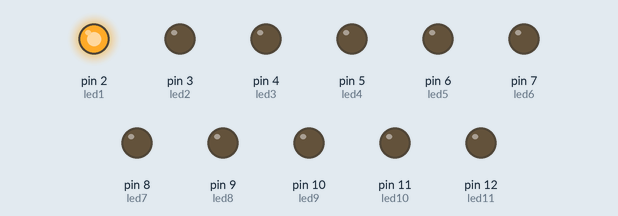
This sketch was run on a simulated Arduino Uno, built with avr-gcc and run on an emulated ATmega328P. Shown: output pins drawn as LEDs (lit = HIGH).

Above: at 0.15 s.
At 1.05 s:
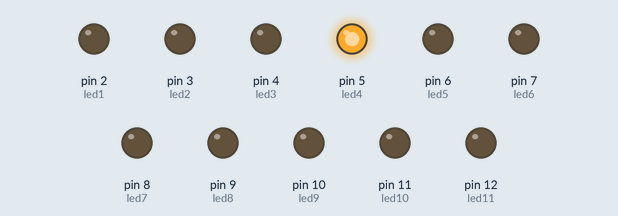
At 1.95 s:
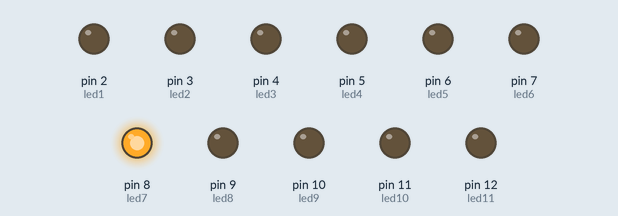
At 3.3 s:
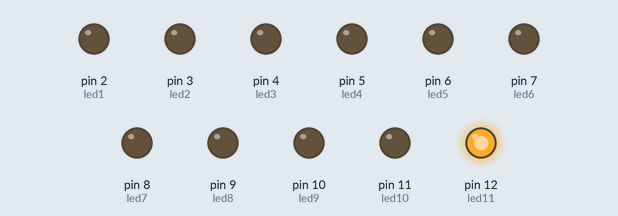
At 5.85 s:
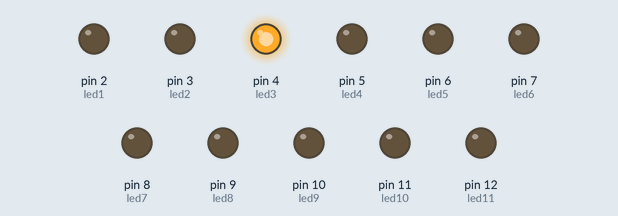
At 8.25 s:
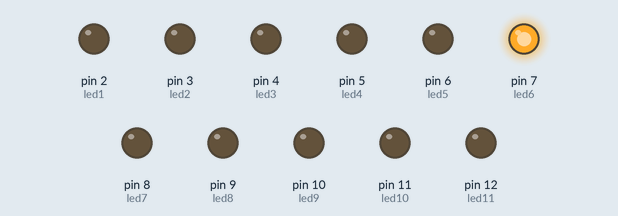
Timing chart, 0 to 8.6 s (numbered marks = the images above):
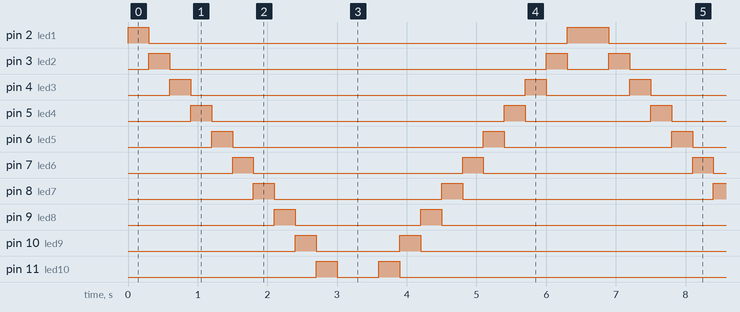

The sketch:

lab_exercise_1_11.ino
```cpp
int led1 = 2;
int led2 = 3;
int led3 = 4;
int led4 = 5;
int led5 = 6;
int led6 = 7;
int led7 = 8;
int led8 = 9;
int led9 = 10;
int led10 = 11;
int led11 = 12;

void setup() {

  pinMode(led1, OUTPUT);
  pinMode(led2, OUTPUT);
  pinMode(led3, OUTPUT);
  pinMode(led4, OUTPUT);
  pinMode(led5, OUTPUT);
  pinMode(led6, OUTPUT);
  pinMode(led7, OUTPUT);
  pinMode(led8, OUTPUT);
  pinMode(led9, OUTPUT);
  pinMode(led10, OUTPUT);
  pinMode(led11, OUTPUT);

}

void loop() {


  digitalWrite(led1, HIGH); delay(300); digitalWrite(led1, LOW);
  digitalWrite(led2, HIGH); delay(300); digitalWrite(led2, LOW);
  digitalWrite(led3, HIGH); delay(300); digitalWrite(led3, LOW);
  digitalWrite(led4, HIGH); delay(300); digitalWrite(led4, LOW);
  digitalWrite(led5, HIGH); delay(300); digitalWrite(led5, LOW);
  digitalWrite(led6, HIGH); delay(300); digitalWrite(led6, LOW);
  digitalWrite(led7, HIGH); delay(300); digitalWrite(led7, LOW);
  digitalWrite(led8, HIGH); delay(300); digitalWrite(led8, LOW);
  digitalWrite(led9, HIGH); delay(300); digitalWrite(led9, LOW);
  digitalWrite(led10, HIGH); delay(300); digitalWrite(led10, LOW);


  digitalWrite(led11, HIGH); delay(300); digitalWrite(led11, LOW);
  digitalWrite(led11, HIGH); delay(300); digitalWrite(led11, LOW);
  digitalWrite(led10, HIGH); delay(300); digitalWrite(led10, LOW);
  digitalWrite(led9, HIGH); delay(300); digitalWrite(led9, LOW);
  digitalWrite(led8, HIGH); delay(300); digitalWrite(led8, LOW);
  digitalWrite(led7, HIGH); delay(300); digitalWrite(led7, LOW);
  digitalWrite(led6, HIGH); delay(300); digitalWrite(led6, LOW);
  digitalWrite(led5, HIGH); delay(300); digitalWrite(led5, LOW);
  digitalWrite(led4, HIGH); delay(300); digitalWrite(led4, LOW);
  digitalWrite(led3, HIGH); delay(300); digitalWrite(led3, LOW);
  digitalWrite(led2, HIGH); delay(300); digitalWrite(led2, LOW);
  digitalWrite(led1, HIGH); delay(300); digitalWrite(led1, LOW);


}
```

Measured:
- by itself, pin 2 (led1): repeats every 6.6 s: LOW 6.0 s, HIGH 0.60 s
- by itself, pin 3 (led2): repeats every 6.6 s: LOW 5.4 s, HIGH 0.30 s, LOW 0.60 s, HIGH 0.30 s
- by itself, pin 4 (led3): repeats every 6.6 s: LOW 4.8 s, HIGH 0.30 s, LOW 1.2 s, HIGH 0.30 s
- by itself, pin 5 (led4): repeats every 6.6 s: LOW 4.2 s, HIGH 0.30 s, LOW 1.8 s, HIGH 0.30 s
- by itself, pin 6 (led5): repeats every 6.6 s: LOW 3.6 s, HIGH 0.30 s, LOW 2.4 s, HIGH 0.30 s
- by itself, pin 7 (led6): alternates HIGH for 0.30 s and LOW for 3.0 s
- by itself, pin 8 (led7): repeats every 6.6 s: LOW 2.4 s, HIGH 0.30 s, LOW 3.6 s, HIGH 0.30 s
- by itself, pin 9 (led8): repeats every 6.6 s: LOW 1.8 s, HIGH 0.30 s, LOW 4.2 s, HIGH 0.30 s
